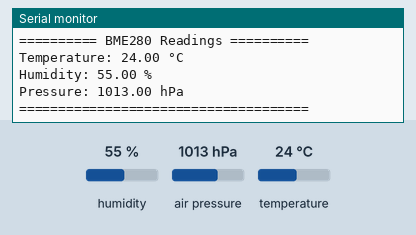
Bench run of a sketch on a simulated Arduino Uno, built with avr-gcc and run on an emulated ATmega328P. Parts: the last lines printed to the serial monitor. The inputs (shaded band) are chosen by the test bench; at power-on: humidity 55 %, air pressure 1013 hPa, temperature 24 °C.

Above: at 2.2 s.
2.3 s: humidity set to 22 %
At 4.0 s:
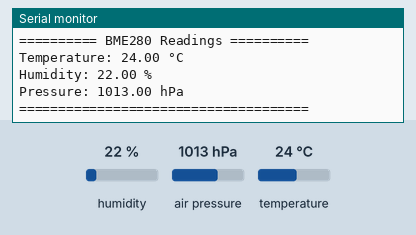
5.1 s: air pressure set to 952 hPa
At 6.3 s:
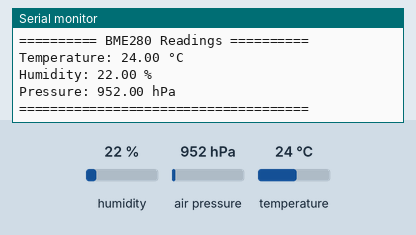

The sketch:

bmeSensor.ino
```cpp
/*
 * BME280 Sensor Reader
 * Reads Temperature (°C), Humidity (%), and Pressure (hPa)
 *
 * Connections (I2C):
 * BME280 VCC -> 3.3V or 5V
 * BME280 GND -> GND
 * BME280 SCL -> SCL (or A5 on Uno)
 * BME280 SDA -> SDA (or A4 on Uno)
 *
 * I2C Address: 0x76 or 0x77 (check your module)
 */

#include <Wire.h>
#include <Adafruit_Sensor.h>
#include <Adafruit_BME280.h>

// Create BME280 object
Adafruit_BME280 bme;

// Variables to store sensor readings
float temperature = 0.0;
float humidity = 0.0;
float pressure = 0.0;

void setup() {
  Serial.begin(9600);
  Serial.println("BME280 Sensor Test");
  Serial.println();

  // Initialize I2C
  Wire.begin();

  // Try to initialize BME280 at address 0x76
  bool status = bme.begin(0x76);

  // If not found at 0x76, try 0x77
  if (!status) {
    Serial.println("BME280 not found at 0x76, trying 0x77...");
    status = bme.begin(0x77);
  }

  if (!status) {
    Serial.println("Could not find a valid BME280 sensor!");
    Serial.println("Check wiring and I2C address.");
    while (1) delay(10);
  }

  Serial.println("BME280 sensor found and initialized!");
  Serial.println();

  // Configure sensor settings (optional)
  bme.setSampling(Adafruit_BME280::MODE_NORMAL,     // Operating mode
                  Adafruit_BME280::SAMPLING_X2,      // Temperature oversampling
                  Adafruit_BME280::SAMPLING_X16,     // Pressure oversampling
                  Adafruit_BME280::SAMPLING_X1,      // Humidity oversampling
                  Adafruit_BME280::FILTER_X16,       // Filtering
                  Adafruit_BME280::STANDBY_MS_500);  // Standby time

  delay(1000);
  Serial.println("Starting measurements...");
  Serial.println();
}

void loop() {
  // Read sensor values
  temperature = bme.readTemperature();
  humidity = bme.readHumidity();
  pressure = bme.readPressure() / 100.0F;  // Convert Pa to hPa

  // Check if readings are valid
  if (isnan(temperature) || isnan(humidity) || isnan(pressure)) {
    Serial.println("Failed to read from BME280 sensor!");
    delay(2000);
    return;
  }

  // Display readings
  Serial.println("========== BME280 Readings ==========");

  Serial.print("Temperature: ");
  Serial.print(temperature);
  Serial.println(" °C");

  Serial.print("Humidity: ");
  Serial.print(humidity);
  Serial.println(" %");

  Serial.print("Pressure: ");
  Serial.print(pressure);
  Serial.println(" hPa");

  Serial.println("=====================================");
  Serial.println();

  // Wait 2 seconds before next reading
  delay(2000);
}
```

Measured:
- after the input at 2.3 s, the serial monitor: prints a new line after 0.88 s (image 1)
- after the input at 5.1 s, the serial monitor: prints a new line after 0.19 s (image 2)
